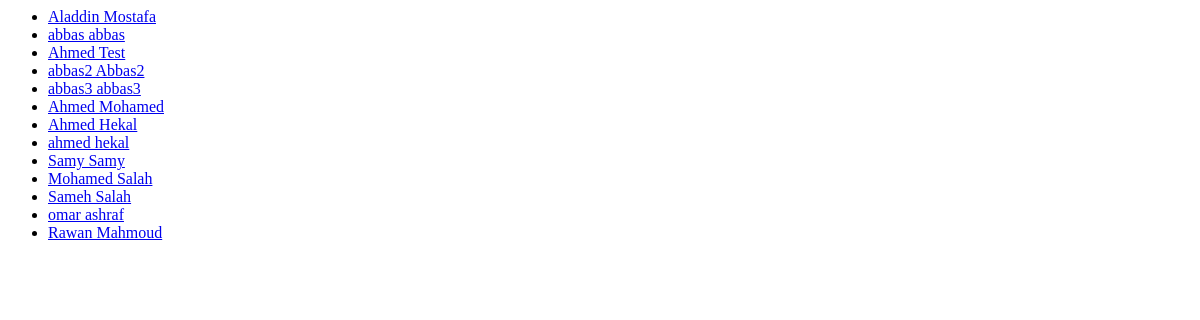
The app's page /users, older data.
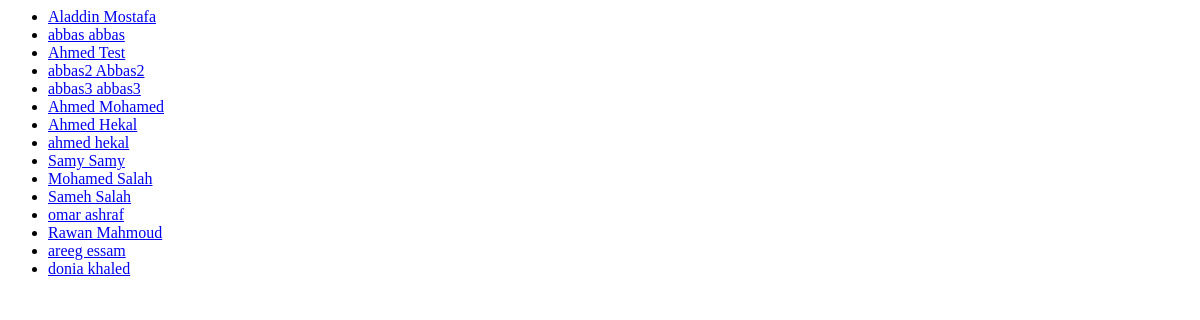
The same page, newer data.
### social_network/models.py (models this page shows)
class CustomUser(AbstractUser):
    friends = models.ManyToManyField('self')
    username = models.CharField(max_length=100, unique=True)
    password = models.CharField(max_length=100)
    email = models.CharField(max_length=100, unique=True)
    first_name = models.CharField(max_length=100)
    last_name = models.CharField(max_length=100)
    birth_date = models.CharField(max_length=10)
    gender = models.CharField(max_length=8)
    mobile_number = models.CharField(max_length=15)
    def __str__(self):
        return self.first_name + " " + self.last_name

### social_network/views.py (the view)
# urls.py: url(r'^users', views.index, name='index'),
def index(request):
    all_users = CustomUser.objects.all()
    context = {'all_users': all_users}
    return render(request, 'social_network/index.html', context)

### social_network/templates/social_network/index.html
<ul>
    {% for user in all_users%}
    <li><a href="/users/{{ user.pk }}/">{{user}}</a></li>
    {% endfor %}
</ul>

Row changes from the older to the newer data that the page shows:
added CustomUser: first_name+last_name "areeg essam"
added CustomUser: first_name+last_name "donia khaled"
